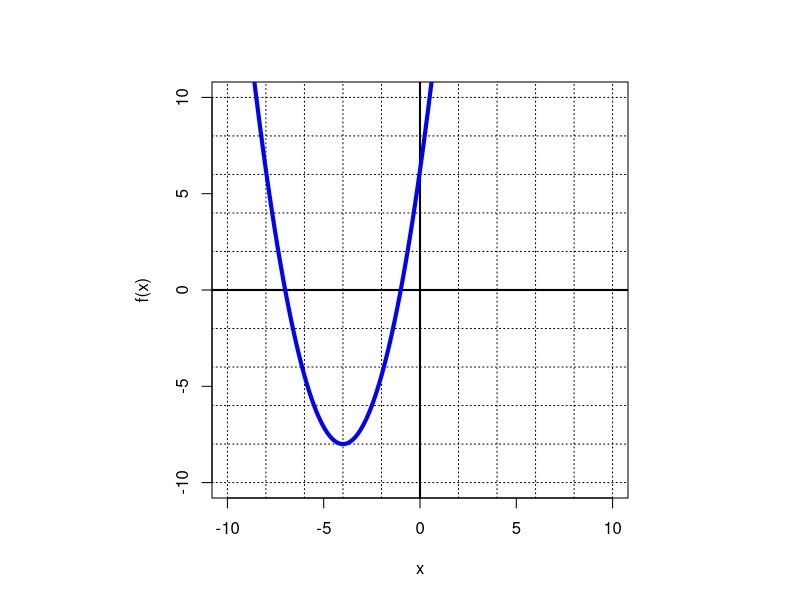

R code for this plot:
## ---- chunk 1
h = sample(-4:4,1)
k = sample(1:8,1)
isup = sample(c(T,F),1)
mult = -1+2*isup
k = k*(-mult)
dis = sample(2:5,1)
roots = c(h-dis,h+dis)
p = roots[1]
q = roots[2]
k2 = (h-p)*(h-q)
a = k/k2
adom = "(-∞,∞)"
if(isup){
  ainc = paste0("(",h,",∞)")
  adec = paste0("(-∞,",h,")")
  apos = paste0("(-∞,",p,")U(",q,",∞)")
  aneg = paste0("(",p,",",q,")")
  aran = paste0("[",k,",∞)")
} else {
  adec = paste0("(",h,",∞)")
  ainc = paste0("(-∞,",h,")")
  aneg = paste0("(-∞,",p,")U(",q,",∞)")
  apos = paste0("(",p,",",q,")")
  aran = paste0("(-∞,",k,"]")
}
fun = function(x){a*(x-p)*(x-q)}
achos = sample(c(ainc,adec,apos,aneg,adom,aran))
schos = paste0("* ",achos,"\n",collapse="")

ans1 = paste0(1*(achos==apos),collapse="")
ans2 = paste0(1*(achos==aneg),collapse="")
ans3 = paste0(1*(achos==ainc),collapse="")
ans4 = paste0(1*(achos==adec),collapse="")
ans5 = paste0(1*(achos==adom),collapse="")
ans6 = paste0(1*(achos==aran),collapse="")
## ---- chunk 2
par(pty="s")
x = seq(-10,10,0.001)
plot(x,fun(x),type="n",xlim=c(-10,10),ylim=c(-10,10),lwd=2,ylab="f(x)",xlab="x")
for(j in seq(-10,10,2)){
  abline(h=j,lty=3)
  abline(v=j,lty=3)
}
abline(h=0,lwd=2)
abline(v=0,lwd=2)
lines(x,fun(x),type="l",lwd=4,col="blue")
